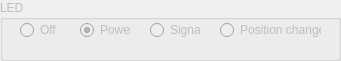
   <widget class="QGroupBox" name="groupBox_LED">
    <property name="enabled">
     <bool>false</bool>
    </property>
    <property name="geometry">
     <rect>
      <x>680</x>
      <y>460</y>
      <width>341</width>
      <height>61</height>
     </rect>
    </property>
    <property name="title">
     <string>LED</string>
    </property>
    <widget class="QRadioButton" name="radioButton_LED_Off">
     <property name="geometry">
      <rect>
       <x>20</x>
       <y>20</y>
       <width>41</width>
       <height>20</height>
      </rect>
     </property>
     <property name="text">
      <string>Off</string>
     </property>
    </widget>
    <widget class="QRadioButton" name="radioButton_LED_Power">
     <property name="geometry">
      <rect>
       <x>80</x>
       <y>20</y>
       <width>51</width>
       <height>20</height>
      </rect>
     </property>
     <property name="text">
      <string>Power</string>
     </property>
     <property name="checked">
      <bool>true</bool>
     </property>
    </widget>
    <widget class="QRadioButton" name="radioButton_LED_Signal">
     <property name="geometry">
      <rect>
       <x>150</x>
       <y>20</y>
       <width>51</width>
       <height>20</height>
      </rect>
     </property>
     <property name="text">
      <string>Signal</string>
     </property>
    </widget>
    <widget class="QRadioButton" name="radioButton_LED_Position_Change">
     <property name="geometry">
      <rect>
       <x>220</x>
       <y>20</y>
       <width>101</width>
       <height>20</height>
      </rect>
     </property>
     <property name="text">
      <string>Position change</string>
     </property>
    </widget>
   </widget>
